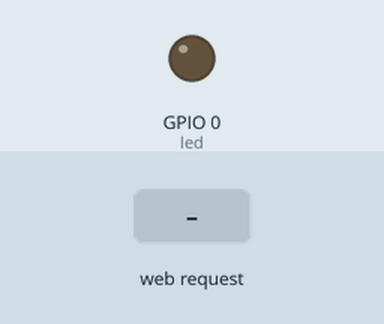
Bench run of a program on a simulated ESP8266 board running MicroPython. On the bench: output pins drawn as LEDs (lit = HIGH). Inputs (shaded band) come from the test bench. WiFi joins after 1.5 s; what the program prints to the serial console is not drawn.

Above: at 2.7 s.
2.8 s: HTTP request GET /led received
At 3.2 s:
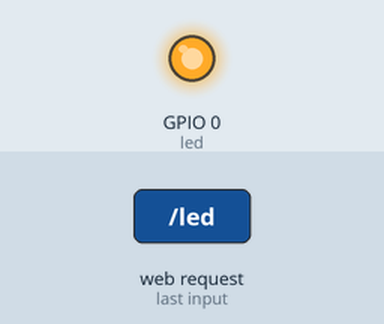
4.3 s: HTTP request GET / received
Timing chart, 0 to 7.3 s (numbered marks = the images above; inputs shaded):
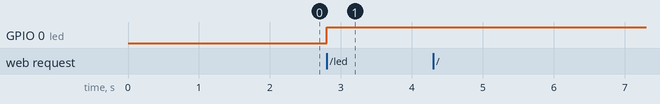

Measured:
- after the input at 2.8 s, GPIO 0 (led): LOW → HIGH at once
- after the input at 4.3 s, every drawn part: stays the same

The program:

siri.py
```python
import socket, time, re
from machine import Pin


def do_connect():
    import network
    sta_if = network.WLAN(network.STA_IF)
    ap_if = network.WLAN(network.AP_IF)
    if ap_if.active():
        ap_if.active(False)
    if not sta_if.isconnected():
        print('connecting to network...')
    sta_if.active(True)
    sta_if.connect('PandoraBox-2.4G', '104104104')  #wifi的SSID和密码
    while not sta_if.isconnected():
        pass
    print('network config:', sta_if.ifconfig())
    return sta_if


html = """
    <html>
    <head>
      <META HTTP-EQUIV="Content-Type" CONTENT="text/html">
      <meta name="viewport" content="width=device-width, initial-scale=1.0">
      <title>LED控制</title>
      <style>
        .button {
            position: absolute;
            top: 50%;
            left: 50%;
            webkit-transform: translate(-50%, -50%);
            moz-transform: translate(-50%, -50%);
            ms-transform: translate(-50%, -50%);
            o-transform: translate(-50%, -50%);
            transform: translate(-50%, -50%);
            background-color: #4CAF50;
            border: none;
            color: white;
            padding: 15px 32px;
            text-align: center;
            text-decoration: none;
            display: inline-block;
            font-size: 32px;
            cursor: pointer;
        }
    </style>
    </head>
    <body style="text-align: center" bgcolor="black">
    <form>
    	<span id="status" name="status"></span>
    	<input type="button" class="button"  value="转换" onclick="onSubmit()">
    </from>
    </body>
    </html>
    <script>
    function onSubmit(){
    if (window.XMLHttpRequest) {
        // 用于现代浏览器的代码,code for IE7+, Firefox, Chrome, Opera, Safari
         xmlhttp = new XMLHttpRequest();
     } else {
        // 应对老版本 IE 浏览器的代码,// code for IE6, IE5
         xmlhttp = new ActiveXObject("Microsoft.XMLHTTP");
     }

    xmlhttp.onreadystatechange = function() {
      if (xmlhttp.readyState == 4 && xmlhttp.status == 200) {
        document.getElementById("status").innerHTML = xmlhttp.responseText;
        // document.getElementById("status").value = xmlhttp.responseText;
      }
    }
    xmlhttp.open("GET", "led", true);
    xmlhttp.send("ssss");
    }
    </script>
"""

wlan = do_connect()
ip = wlan.ifconfig()[0]
port = 80
led = Pin(0, Pin.OUT)
webserver = socket.socket(socket.AF_INET, socket.SOCK_STREAM)  #创建套接字
webserver.setsockopt(socket.SOL_SOCKET, socket.SO_REUSEADDR, 1)  #设置给定套接字选项的值
#webserver.settimeout(2000)
webserver.bind((ip, port))  #绑定IP地址和端口号
webserver.listen(5)  #监听套接字
print("服务器地址:%s:%d" % (ip, port))

while True:
    conn, addr = webserver.accept()  #接受一个连接，conn是一个新的socket对象
    #print("in %s" % str(addr))
    request = conn.recv(1024)  #从套接字接收1024字节的数据
    if len(request) > 0:
        request = request.decode()
        result = re.search("(.*?) (.*?) HTTP/1.1", request)
        if result:
            method = result.group(1)
            url = result.group(2)
            print(url)
            if method == "POST":
                postdata = re.search(".*?\r\n\r\n(.*)", request).group(1)
                if postdata:
                    lists = postdata.split("&")
                    payload = {}
                    for list in lists:
                        k, v = list.split("=")
                        payload[k] = v
                    #print(payload)
            #conn.sendall("HTTP/1.1 200 OK\nConnection: close\nServer: Esp8266\nContent-Type: text/html;charset=UTF-8\n\n")
            conn.send("HTTP/1.1 200 OK\r\n")
            conn.send("Server: Esp8266\r\n")
            conn.send("Content-Type: text/html;charset=UTF-8\r\n")
            conn.send("Connection: close\r\n")
            conn.send("\r\n")
            if url == "/":
                conn.sendall(html)
            elif url == "/led":
                if method == "POST":
                    status = payload.get("status")
                    if status == "on":
                        led.value(0)
                    elif status == "off":
                        led.value(1)
                else:
                    led.value(not led.value())
                conn.sendall("灯亮" if led.value() == 0 else "灯灭")
                #conn.send(str(led.value()))
            conn.send("\r\n")  # 发送结束
        else:
            print("not found url")
    else:
        print("no request")
    conn.close()
    #print("out %s" % str(addr))
```
